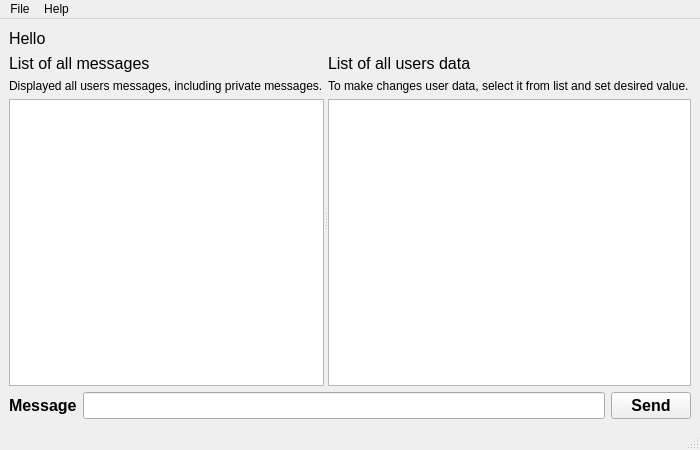
<?xml version="1.0" encoding="UTF-8"?>
<ui version="4.0">
 <class>MainWindow</class>
 <widget class="QMainWindow" name="MainWindow">
  <property name="geometry">
   <rect>
    <x>0</x>
    <y>0</y>
    <width>700</width>
    <height>450</height>
   </rect>
  </property>
  <property name="windowTitle">
   <string>MainWindow</string>
  </property>
  <widget class="QWidget" name="centralwidget">
   <layout class="QVBoxLayout" name="verticalLayout_3" stretch="0,1,0">
    <item>
     <layout class="QHBoxLayout" name="horizontalLayout_2">
      <item>
       <widget class="QLabel" name="welcomeLabel">
        <property name="font">
         <font>
          <pointsize>12</pointsize>
         </font>
        </property>
        <property name="text">
         <string>Hello</string>
        </property>
       </widget>
      </item>
      <item>
       <widget class="QLabel" name="nameLabel">
        <property name="font">
         <font>
          <pointsize>12</pointsize>
          <weight>75</weight>
          <bold>true</bold>
         </font>
        </property>
        <property name="text">
         <string/>
        </property>
       </widget>
      </item>
      <item>
       <spacer name="horizontalSpacer">
        <property name="orientation">
         <enum>Qt::Horizontal</enum>
        </property>
        <property name="sizeHint" stdset="0">
         <size>
          <width>40</width>
          <height>20</height>
         </size>
        </property>
       </spacer>
      </item>
     </layout>
    </item>
    <item>
     <widget class="QSplitter" name="splitter">
      <property name="orientation">
       <enum>Qt::Horizontal</enum>
      </property>
      <widget class="QWidget" name="layoutWidget">
       <layout class="QVBoxLayout" name="verticalLayout_2">
        <item>
         <widget class="QLabel" name="label_3">
          <property name="font">
           <font>
            <pointsize>12</pointsize>
           </font>
          </property>
          <property name="text">
           <string>List of all messages</string>
          </property>
         </widget>
        </item>
        <item>
         <widget class="QLabel" name="label_5">
          <property name="text">
           <string>Displayed all users messages, including private messages.</string>
          </property>
         </widget>
        </item>
        <item>
         <widget class="QTextBrowser" name="textBrowser">
          <property name="font">
           <font>
            <pointsize>10</pointsize>
           </font>
          </property>
         </widget>
        </item>
       </layout>
      </widget>
      <widget class="QWidget" name="layoutWidget">
       <layout class="QVBoxLayout" name="verticalLayout">
        <item>
         <widget class="QLabel" name="label_2">
          <property name="font">
           <font>
            <pointsize>12</pointsize>
           </font>
          </property>
          <property name="text">
           <string>List of all users data</string>
          </property>
         </widget>
        </item>
        <item>
         <widget class="QLabel" name="label_4">
          <property name="text">
           <string>To make changes user data, select it from list and set desired value.</string>
          </property>
         </widget>
        </item>
        <item>
         <widget class="QTableView" name="userListTableView">
          <property name="font">
           <font>
            <pointsize>10</pointsize>
           </font>
          </property>
          <attribute name="horizontalHeaderCascadingSectionResizes">
           <bool>false</bool>
          </attribute>
          <attribute name="horizontalHeaderDefaultSectionSize">
           <number>85</number>
          </attribute>
          <attribute name="horizontalHeaderStretchLastSection">
           <bool>true</bool>
          </attribute>
         </widget>
        </item>
       </layout>
      </widget>
     </widget>
    </item>
    <item>
     <layout class="QHBoxLayout" name="horizontalLayout">
      <item>
       <widget class="QLabel" name="label">
        <property name="font">
         <font>
          <pointsize>12</pointsize>
          <weight>75</weight>
          <bold>true</bold>
         </font>
        </property>
        <property name="text">
         <string>Message</string>
        </property>
       </widget>
      </item>
      <item>
       <widget class="QLineEdit" name="messageLineEdit">
        <property name="font">
         <font>
          <pointsize>12</pointsize>
         </font>
        </property>
       </widget>
      </item>
      <item>
       <widget class="QPushButton" name="sendPushButton">
        <property name="font">
         <font>
          <pointsize>12</pointsize>
          <weight>75</weight>
          <bold>true</bold>
         </font>
        </property>
        <property name="text">
         <string>Send</string>
        </property>
       </widget>
      </item>
     </layout>
    </item>
   </layout>
  </widget>
  <widget class="QMenuBar" name="menubar">
   <property name="geometry">
    <rect>
     <x>0</x>
     <y>0</y>
     <width>700</width>
     <height>21</height>
    </rect>
   </property>
   <widget class="QMenu" name="menuMain_menu">
    <property name="title">
     <string>File</string>
    </property>
    <addaction name="actionClose"/>
   </widget>
   <widget class="QMenu" name="menuHelp">
    <property name="title">
     <string>Help</string>
    </property>
    <addaction name="actionCommands"/>
   </widget>
   <addaction name="menuMain_menu"/>
   <addaction name="menuHelp"/>
  </widget>
  <widget class="QStatusBar" name="statusbar"/>
  <action name="actionClose">
   <property name="text">
    <string>Close</string>
   </property>
  </action>
  <action name="actionCommands">
   <property name="text">
    <string>Commands</string>
   </property>
  </action>
 </widget>
 <resources/>
 <connections/>
</ui>
